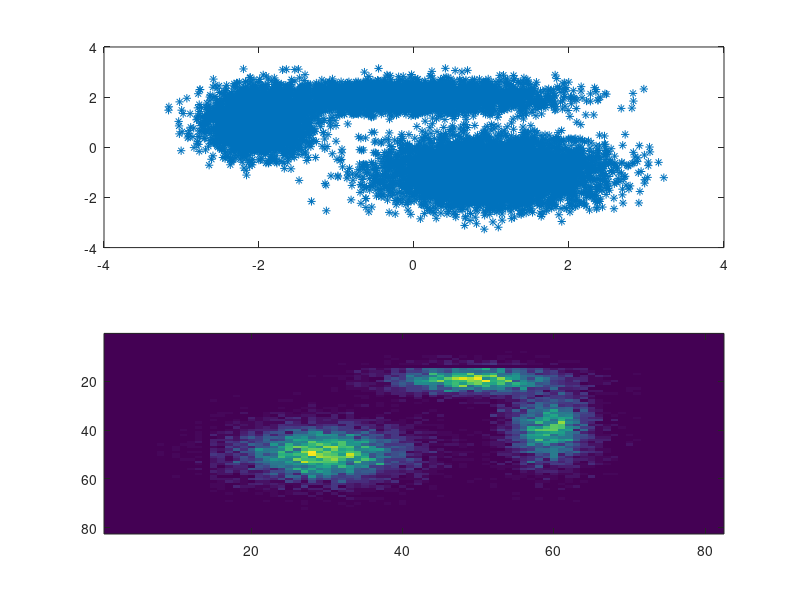

MATLAB code for this plot:
function [data, px] = generate_gmm_data()
%%step 1: generate the gmm simulate data
miu = [1 -1; 0 2; -2 1];
sigma =[0.4 0.4; 0.7 0.1; 0.1 0.4];
weight = [0.5 0.25 0.25];
num = 15000;
data = zeros(2, num);
data = single(data);
for i = 1:num
    r = randi(4);
    if r<3
        data(:, i) = mvnrnd(miu(1, :)', diag(sigma(1, :)), 1);
    elseif r==3
        data(:, i) = mvnrnd(miu(2, :)', diag(sigma(2, :)), 1);
    else
        data(:, i) = mvnrnd(miu(3, :)', diag(sigma(3, :)), 1);
    end
end
subplot(211);
plot(data(1, :), data(2, :), '*');
x1 = -4:0.1:4;
px = zeros(size(x1, 2)+1, size(x1, 2)+1, 'single');
for i = 1:num
    d = data(:, i);
    d = floor(d*10) / 10;
    m = ceil((d(1) + 4)/0.1);
    n = ceil((d(2) + 4) / 0.1);
    px(m, n) = px(m, n) + 1;
        
end
%px(:, :) = px(:, [end:-1:1]);

subplot(212)
imagesc(px);